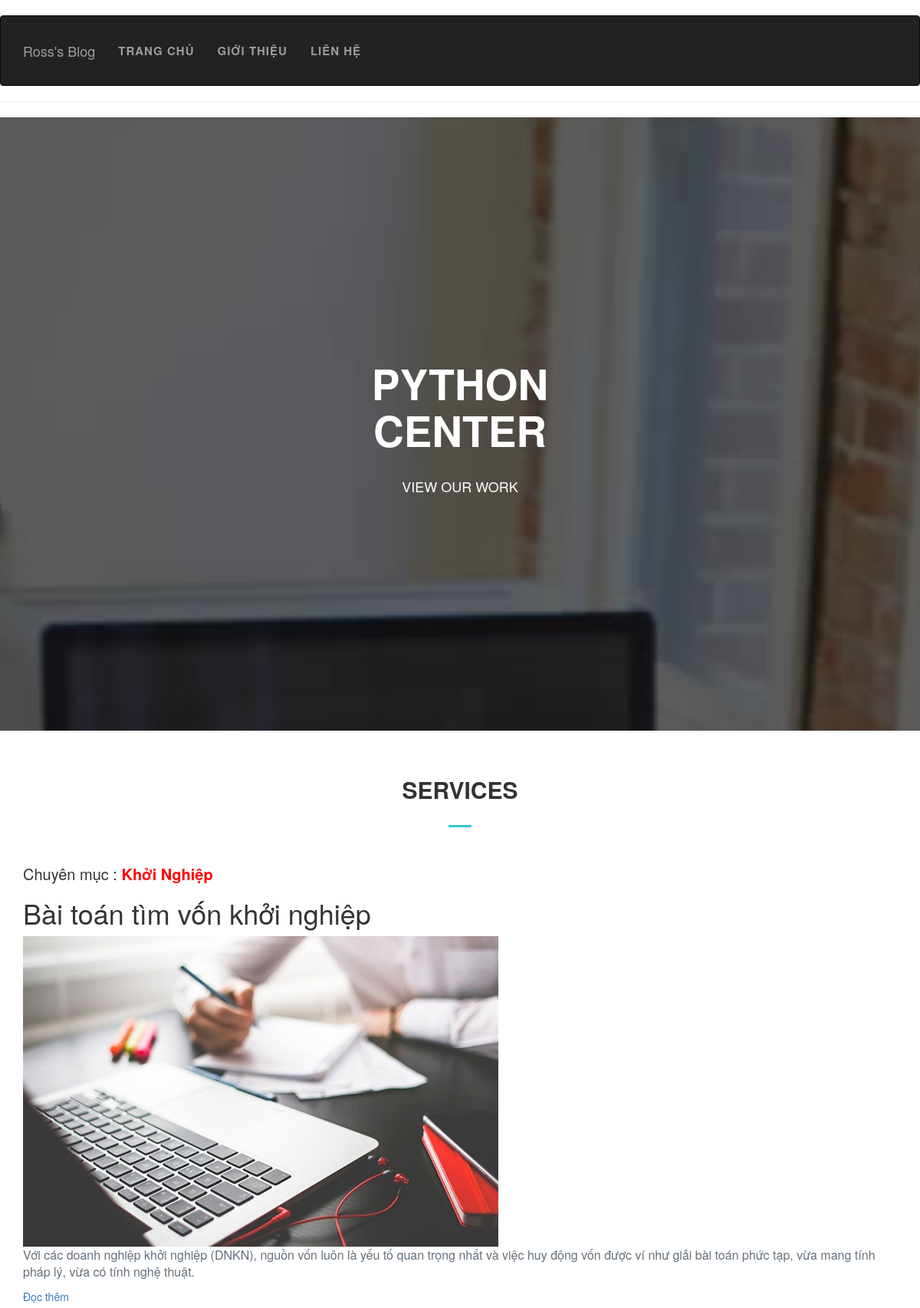
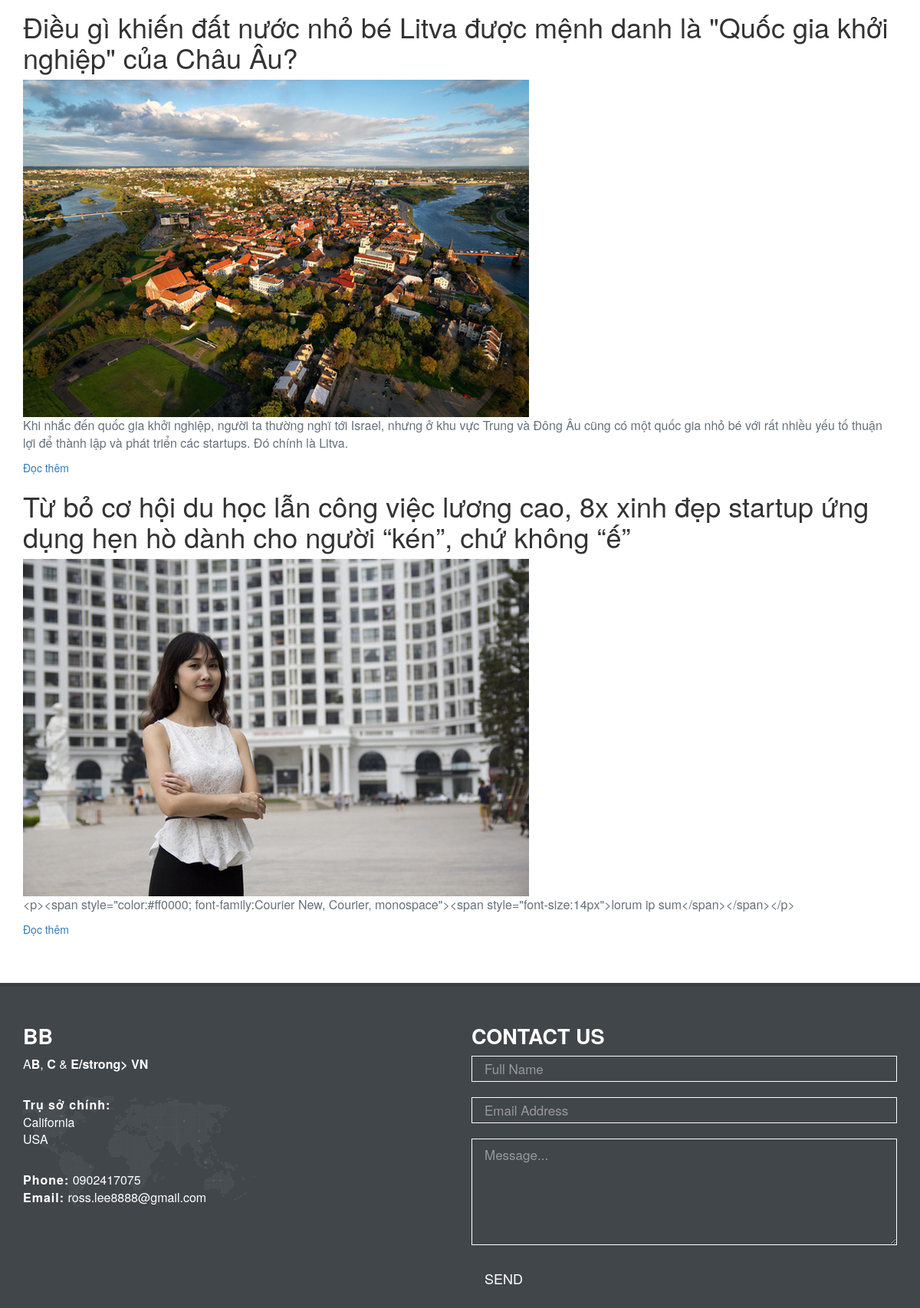
Page /cate/2/ (upper part) on the committed database (2 pictures, top to bottom).
### news/models.py (models this page shows, shortened)
class Category  (models.Model):
    name = models.CharField(max_length =200)
    def __str__(self):
        return self.name

class News (models.Model) :
    category = models.ForeignKey(Category, on_delete = models.CASCADE)
    title = models.CharField(max_length = 200)
    author = models.CharField(max_length = 200)
    intro  = RichTextField()
    content = RichTextField()
    thumbnail = models.FileField( null= True, blank = True)
    created = models.DateTimeField()

### news/views.py (the view)
# urls.py: url(r'^cate/(?P<cate>[0-9]+)/$', views.cate, name = 'cate'),
def cate (request,cate) :
	news_cate = News.objects.filter(category=cate)
	cate_item = Category.objects.get(id=cate)
	all_cate = Category.objects.all()
	content = {'cate':all_cate,'news':news_cate,'cate_item':cate_item}
	return render(request,"cate.html",content);

### news/templates/cate.html (shortened to what this page needs)
{% extends 'index.html' %}
{% block body %}
<h1 style="margin-bottom:10px;font-size:20px">Chuyên mục : <b style="color:red">{{ cate_item}}</b></h1>
{% if news %}
  {% for item in news %}
	<div class="news">
		<h1>{{ item.title }}</h1>
		<img src=" {{ item.thumbnail.url }}" class="thumbs" />
		<p>{{ item.intro}} </p>
		<a href=" {% url 'news:detail' item.id %} " class="readmore">Đọc thêm</a>
	</div>
	{% endfor %}
{% endif %}
{% endblock %}

### news/static/css/style.css (style rules this page uses)
html, body { height: 100%; }
body { font-family: "Roboto Condensed", sans-serif; }
p { color: #64707b; font-size: 16px; font-weight: 300; }

### rows in the picture
Category: name "Khởi Nghiệp"
News: title "Bài toán tìm vốn khởi nghiệp", thumbnail (picture), intro "Với các doanh nghiệp khởi nghiệp (DNKN), nguồn vốn luôn là yếu tố quan trọng nhất và việc huy động vốn được ví như giải bài toán phức tạp, vừa mang tính pháp lý, vừa có tính nghệ thuật."
News: title "Điều gì khiến đất nước nhỏ bé Litva được mệnh danh là \"Quốc gia khởi nghiệp\" của Châu Âu?", thumbnail (picture), intro "Khi nhắc đến quốc gia khởi nghiệp, người ta thường nghĩ tới Israel, nhưng ở khu vực Trung và Đông Âu cũng có một quốc gia nhỏ bé với rất nhiều yếu tố thuận lợi để thành lập và phát triển các startups. Đó chính là Litva."
News: title "Từ bỏ cơ hội du học lẫn công việc lương cao, 8x xinh đẹp startup ứng dụng hẹn hò dành cho người “kén”, chứ không “ế”", thumbnail (picture), intro "<p><span style=\"color:#ff0000; font-family:Courier New, Courier, monospace\"><span style=\"font-size:14px\">lorum ip sum</span></span></p>"
